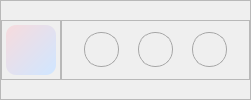
               <widget class="QWidget" name="page_bottom_button">
                <layout class="QHBoxLayout" name="horizontalLayout_18">
                 <property name="spacing">
                  <number>0</number>
                 </property>
                 <property name="leftMargin">
                  <number>0</number>
                 </property>
                 <property name="topMargin">
                  <number>0</number>
                 </property>
                 <property name="rightMargin">
                  <number>0</number>
                 </property>
                 <property name="bottomMargin">
                  <number>0</number>
                 </property>
                 <item>
                  <widget class="QFrame" name="frame_bottom_button">
                   <property name="minimumSize">
                    <size>
                     <width>251</width>
                     <height>0</height>
                    </size>
                   </property>
                   <property name="maximumSize">
                    <size>
                     <width>251</width>
                     <height>16777215</height>
                    </size>
                   </property>
                   <property name="font">
                    <font>
                     <family>本墨字语</family>
                    </font>
                   </property>
                   <property name="styleSheet">
                    <string notr="true"/>
                   </property>
                   <property name="frameShape">
                    <enum>QFrame::StyledPanel</enum>
                   </property>
                   <property name="frameShadow">
                    <enum>QFrame::Raised</enum>
                   </property>
                   <layout class="QHBoxLayout" name="horizontalLayout_15">
                    <property name="spacing">
                     <number>0</number>
                    </property>
                    <property name="leftMargin">
                     <number>0</number>
                    </property>
                    <property name="topMargin">
                     <number>0</number>
                    </property>
                    <property name="rightMargin">
                     <number>0</number>
                    </property>
                    <property name="bottomMargin">
                     <number>0</number>
                    </property>
                    <item>
                     <widget class="QFrame" name="frame_bottom_button_1_logo">
                      <property name="maximumSize">
                       <size>
                        <width>60</width>
                        <height>60</height>
                       </size>
                      </property>
                      <property name="layoutDirection">
                       <enum>Qt::LeftToRight</enum>
                      </property>
                      <property name="frameShape">
                       <enum>QFrame::StyledPanel</enum>
                      </property>
                      <property name="frameShadow">
                       <enum>QFrame::Raised</enum>
                      </property>
                      <layout class="QHBoxLayout" name="horizontalLayout_16">
                       <property name="spacing">
                        <number>0</number>
                       </property>
                       <property name="leftMargin">
                        <number>0</number>
                       </property>
                       <property name="topMargin">
                        <number>0</number>
                       </property>
                       <property name="rightMargin">
                        <number>0</number>
                       </property>
                       <property name="bottomMargin">
                        <number>0</number>
                       </property>
                       <item>
                        <widget class="QPushButton" name="pushButton_bottom_button_1_down">
                         <property name="minimumSize">
                          <size>
                           <width>50</width>
                           <height>50</height>
                          </size>
                         </property>
                         <property name="maximumSize">
                          <size>
                           <width>50</width>
                           <height>50</height>
                          </size>
                         </property>
                         <property name="toolTip">
                          <string>&lt;html&gt;&lt;head/&gt;&lt;body&gt;&lt;p&gt;&lt;br/&gt;&lt;/p&gt;&lt;/body&gt;&lt;/html&gt;</string>
                         </property>
                         <property name="styleSheet">
                          <string notr="true">QPushButton{
	border-radius:10px;
		background-color: qlineargradient(spread:pad, x1:0, y1:0, x2:1, y2:1, stop:0 rgba(247, 219, 221, 255), stop:0.965909 rgba(209, 230, 255, 255));
}
QPushButton:hover{  
	opacity:0.5;
		
	background-color: qlineargradient(spread:pad, x1:0.193, y1:0, x2:0.789773, y2:1, stop:0 rgba(247, 173, 173, 134), stop:1 rgba(168, 207, 255, 136));
}
</string>
                         </property>
                         <property name="text">
                          <string/>
                         </property>
                         <property name="icon">
                          <iconset resource="../pic/icon.qrc">
                           <normaloff>:/icon/icon/down.png</normaloff>:/icon/icon/down.png</iconset>
                         </property>
                         <property name="iconSize">
                          <size>
                           <width>50</width>
                           <height>50</height>
                          </size>
                         </property>
                        </widget>
                       </item>
                      </layout>
                     </widget>
                    </item>
                    <item>
                     <widget class="QFrame" name="frame_bottom_button_1">
                      <property name="minimumSize">
                       <size>
                        <width>0</width>
                        <height>60</height>
                       </size>
                      </property>
                      <property name="maximumSize">
                       <size>
                        <width>16777215</width>
                        <height>60</height>
                       </size>
                      </property>
                      <property name="styleSheet">
                       <string notr="true">QPushButton{
	border:none;
	border: 1px solid  rgb(166, 166, 166);  

	border-radius:17px;

}
QPushButton:hover{  
	opacity:0.5;
	background-color: rgb(218, 218, 218);
}</string>
                      </property>
                      <property name="frameShape">
                       <enum>QFrame::StyledPanel</enum>
                      </property>
                      <property name="frameShadow">
                       <enum>QFrame::Raised</enum>
                      </property>
                      <layout class="QHBoxLayout" name="horizontalLayout_17">
                       <property name="topMargin">
                        <number>0</number>
                       </property>
                       <property name="bottomMargin">
                        <number>0</number>
                       </property>
                       <item>
                        <widget class="QPushButton" name="pushButton_bottom_button_1_add">
                         <property name="maximumSize">
                          <size>
                           <width>35</width>
                           <height>35</height>
                          </size>
                         </property>
                         <property name="styleSheet">
                          <string notr="true"/>
                         </property>
                         <property name="text">
                          <string/>
                         </property>
                         <property name="icon">
                          <iconset resource="../pic/icon.qrc">
                           <normaloff>:/icon/icon/add.png</normaloff>:/icon/icon/add.png</iconset>
                         </property>
                        </widget>
                       </item>
                       <item>
                        <widget class="QPushButton" name="pushButton_bottom_button_1_download">
                         <property name="maximumSize">
                          <size>
                           <width>35</width>
                           <height>35</height>
                          </size>
                         </property>
                         <property name="styleSheet">
                          <string notr="true"/>
                         </property>
                         <property name="text">
                          <string/>
                         </property>
                         <property name="icon">
                          <iconset resource="../pic/icon.qrc">
                           <normaloff>:/icon/icon/download.png</normaloff>:/icon/icon/download.png</iconset>
                         </property>
                        </widget>
                       </item>
                       <item>
                        <widget class="QPushButton" name="pushButton_bottom_button_1_share">
                         <property name="maximumSize">
                          <size>
                           <width>35</width>
                           <height>35</height>
                          </size>
                         </property>
                         <property name="styleSheet">
                          <string notr="true"/>
                         </property>
                         <property name="text">
                          <string/>
                         </property>
                         <property name="icon">
                          <iconset resource="../pic/icon.qrc">
                           <normaloff>:/icon/icon/share.png</normaloff>:/icon/icon/share.png</iconset>
                         </property>
                        </widget>
                       </item>
                      </layout>
                     </widget>
                    </item>
                   </layout>
                  </widget>
                 </item>
                </layout>
               </widget>
